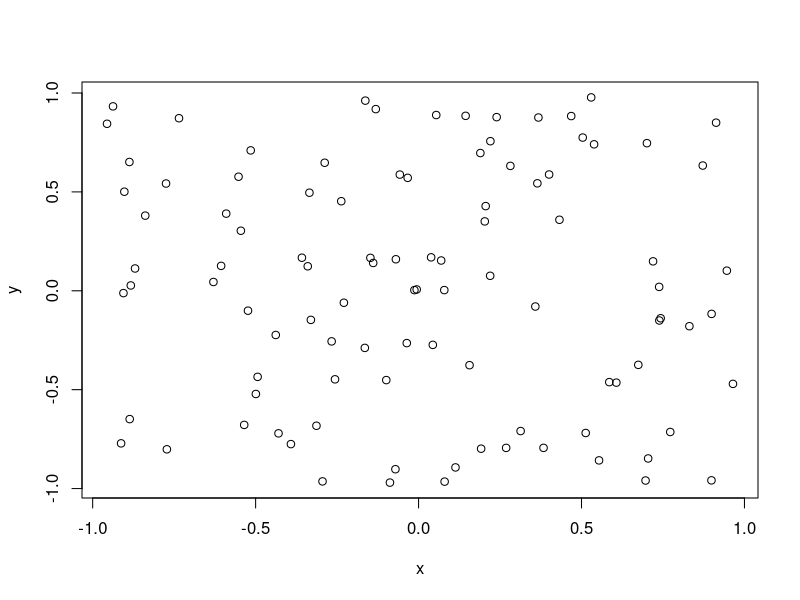

This chart was generated by the following R code:
x = 1

y = c(1,4,-1,3,5,2,9,10)

mean(y)

help(mean)
? mean

x = runif(100,  -1 , 1)
y = runif(100,  -1 , 1)
z = runif(100,  -1 , 1)
v = runif(100,  -1 , 1)

data = cbind(x,y,z,v)


plot(data)


